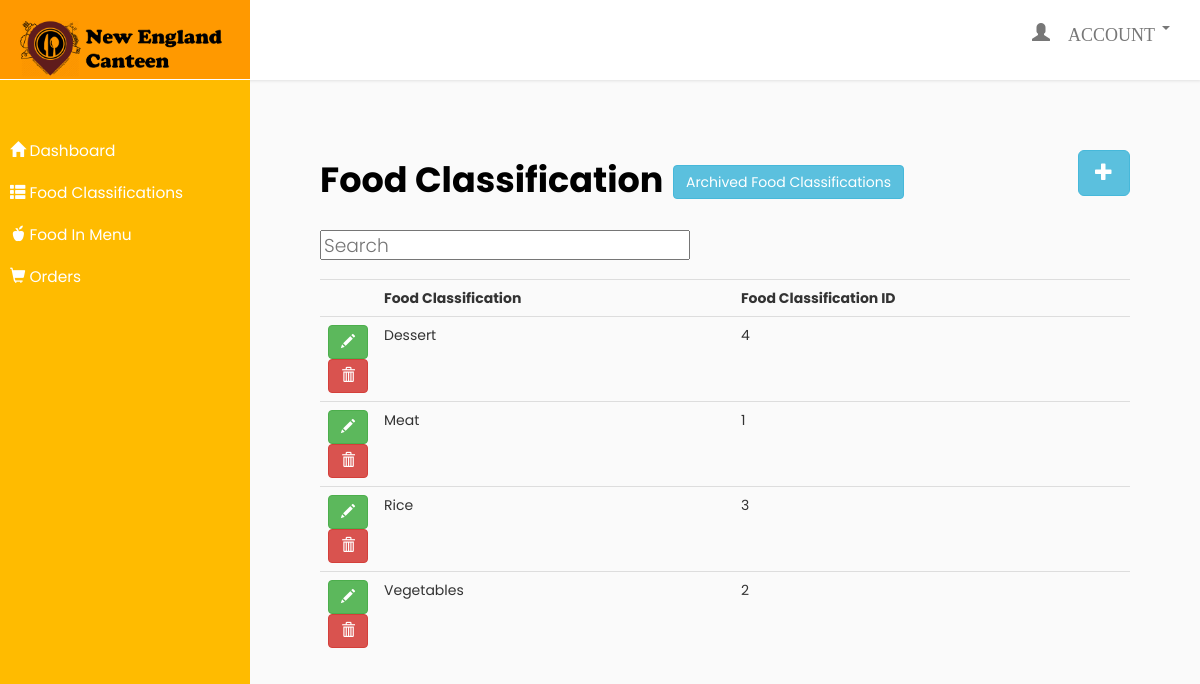
The page /admin/NecFoodClass.php (signed in) on the database its author committed.
### tables this page shows
CREATE TABLE `tbl_foodclassification` (
  `foodclassID` int(11) NOT NULL,
  `foodclassName` varchar(55) NOT NULL
);

### admin/NecFoodClass.php (the view, shortened to what this page needs)
<!DOCTYPE html>
<html>
<head>
    <link rel="stylesheet" href="css/bootstrap.min.css">
    <link rel="stylesheet" href="admincss/TVAdminSideBar.css">
    <link rel="stylesheet" href="https://cdnjs.cloudflare.com/ajax/libs/malihu-custom-scrollbar-plugin/3.1.5/jquery.mCustomScrollbar.min.css">
</head>
<body>
    <div class="wrapper">
        <?php
        include 'NecSidebar.php';
        ?>
        <div id="content">
            <?php
            include("connectionString.php");
            $query = "SELECT * FROM tbl_foodclassification ORDER BY foodclassName ASC";
            $result = mysqli_query($connect, $query);
            ?>
            <div style="padding:70px;">
                <form method="post" action="NecFoodClassAdd.php">
                    <p style="font-size: 35px; color: #000;">
                        <strong>Food Classification</strong>
                        <button title="Add" type="submit" name="btnAdd" class="btn btn-info btn-lg pull-right" ><span class="glyphicon glyphicon-plus"></button>
                            <a href="NecFoodClassArchived.php" class="btn btn-info" role="button">Archived Food Classifications</a>
                            <input type="text" id="txtbxSearch" onkeyup="SearchBar()" placeholder="Search" style="height:30px;font-size:14pt; ">
                        </p>
          <div class="table-responsive" id="destination_table">
            <table style="width: 2000px;" id="destination" class="table table-hover" style="width:1500px">
                <tr>
                    <th style="width: 10px;"></th>
                    <th>Food Classification</th>
                    <th>Food Classification ID</th>
                </tr>
                <?php
                while($row = mysqli_fetch_array($result))
                {
                    ?>
                    <tr>
                        <td>
                            <a title="Edit" class="btn btn-success" href="NecFoodClassEdit.php?id=<?php echo$row['foodclassID']; ?>"><span class="glyphicon glyphicon-pencil"></span></a>
                            <a title="Delete" class="btn btn-danger" href="NecFoodClassArchive.php?id=<?php echo$row['foodclassID']; ?>" onClick="return confirm('Are you sure you want to delete?')"><span class="glyphicon glyphicon-trash"></span></a>
                        </td>
                        <td> <?php echo $row['foodclassName'];?> </td>
                        <td> <?php echo $row['foodclassID'];?> </td>
                    </tr>
                    <?php
                }
                ?>
            </table>
        </div>
    </form>
</div>
</div>
</div>
</body>
</html>

### admin/admincss/TVAdminSideBar.css (style rules this page uses)
body { font-family: 'Poppins', sans-serif; background: #fafafa; }
p { font-family: 'Poppins', sans-serif; font-size: 1.1em; font-weight: 300; line-height: 1.7em; color: #999; }
a, a:hover, a:focus { color: inherit; text-decoration: none; transition: all 0.3s; }
#content { width: calc(100% - 250px); min-height: 100vh; transition: all 0.3s; position: absolute; top: 0; right: 0; margin-top: 80px; }

### rows shown on the page
tbl_foodclassification: foodclassName "Dessert", foodclassID "4"
tbl_foodclassification: foodclassName "Meat", foodclassID "1"
tbl_foodclassification: foodclassName "Rice", foodclassID "3"
tbl_foodclassification: foodclassName "Vegetables", foodclassID "2"
